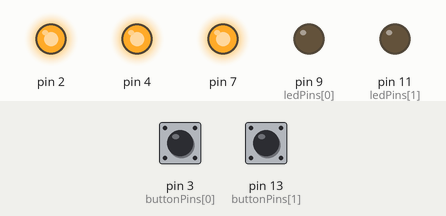
Bench run of a sketch on a simulated Arduino Uno, built with avr-gcc and run on an emulated ATmega328P. On the bench: output pins drawn as LEDs (lit = HIGH). The inputs (shaded band) are chosen by the test bench; at power-on: pin 3 (buttonPins[0]) HIGH, pin 13 (buttonPins[1]) HIGH. Random numbers use the default seed unless the sketch sets one.

Above: at 5.2 s.
5.3 s: pin 3 (buttonPins[0]) pulled LOW for 0.15 s
At 6.0 s:
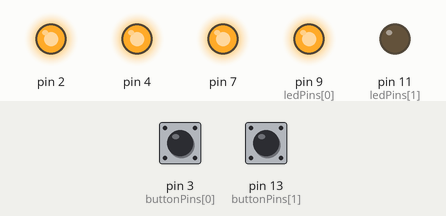
7.8 s: pin 13 (buttonPins[1]) pulled LOW for 3.2 s
At 9.5 s:
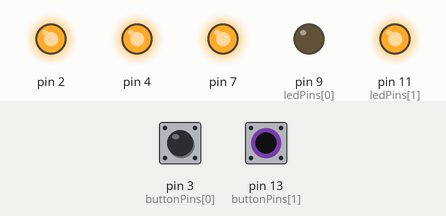
Timing chart, 0 to 11.6 s (numbered marks = the images above; inputs shaded):
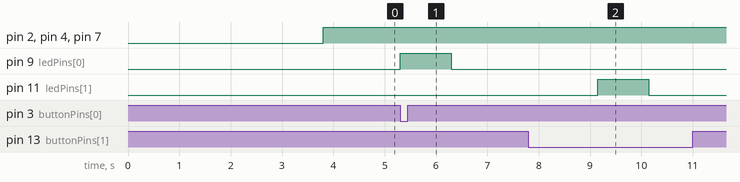

Measured:
- after the input at 5.3 s, pin 9 (ledPins[0]): LOW → HIGH at once, → LOW 1.0 s later
- after the input at 7.8 s, pin 11 (ledPins[1]): LOW → HIGH after 1.3 s, → LOW 1.0 s later

The sketch:

number12.ino
```cpp
#define PLAYER_COUNT 2

int buttonPins[PLAYER_COUNT] = {3, 13};
int ledPins[PLAYER_COUNT] = {9, 11};

void setup() {
  for (int player = 0; player < PLAYER_COUNT; ++player) {
    pinMode(ledPins[player], OUTPUT);
    pinMode(buttonPins[player], INPUT_PULLUP);
    pinMode(7, OUTPUT);
    pinMode(4, OUTPUT);
    pinMode(2, OUTPUT);
  }
}

void loop() {
  delay(random(2000, 7000));
  digitalWrite(5, HIGH);
  digitalWrite(7, HIGH);
    digitalWrite(4, HIGH);
      digitalWrite(2, HIGH);
  delay(600);
  digitalWrite(5, LOW);
  for (int player = 0; ; player = (player + 1) % PLAYER_COUNT) {
    if (!digitalRead(buttonPins[player])) {
      digitalWrite(ledPins[player], 1);
      delay(1000);
      digitalWrite(ledPins[player], LOW);
      break;
    }
  }
}
```
